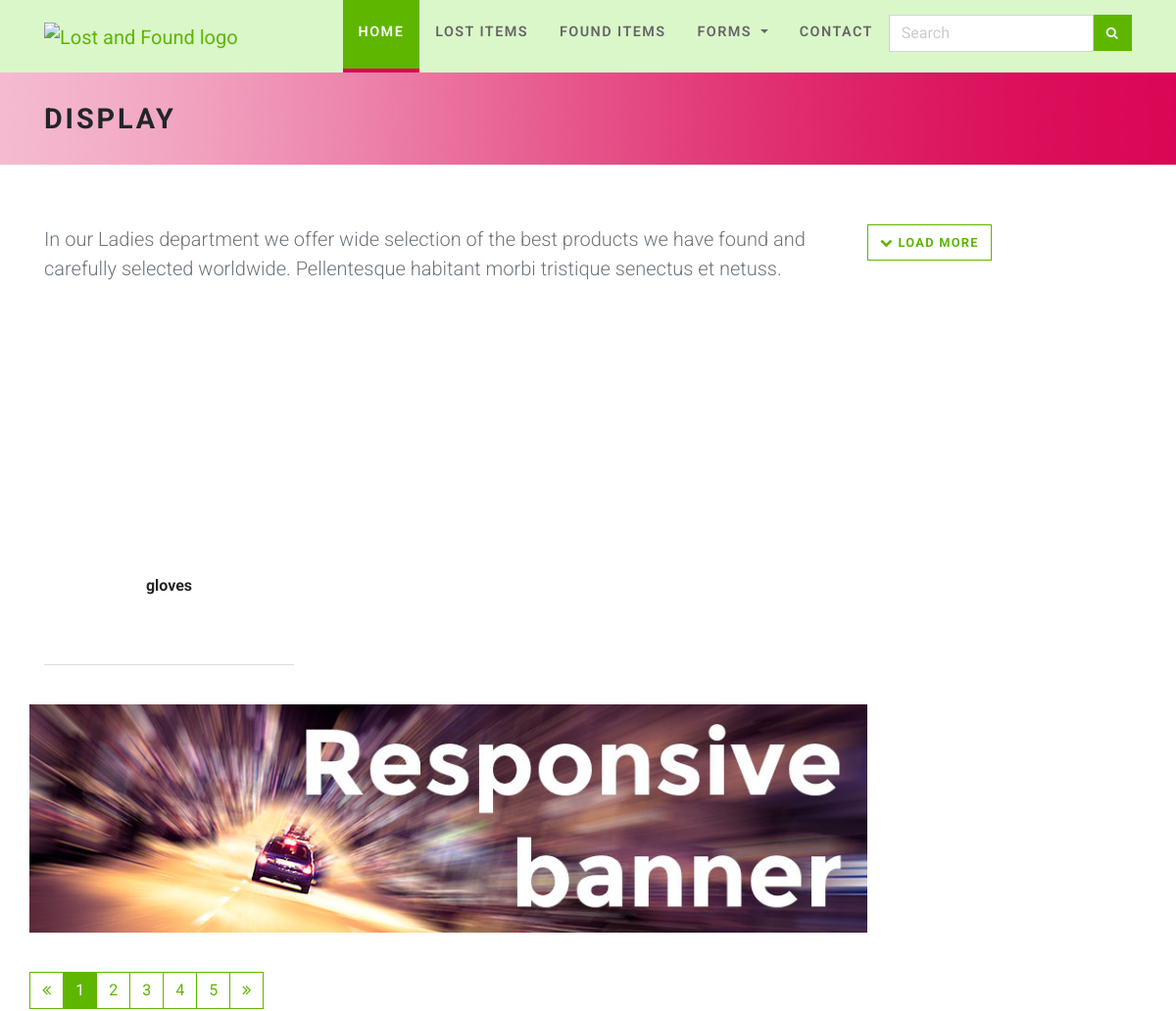
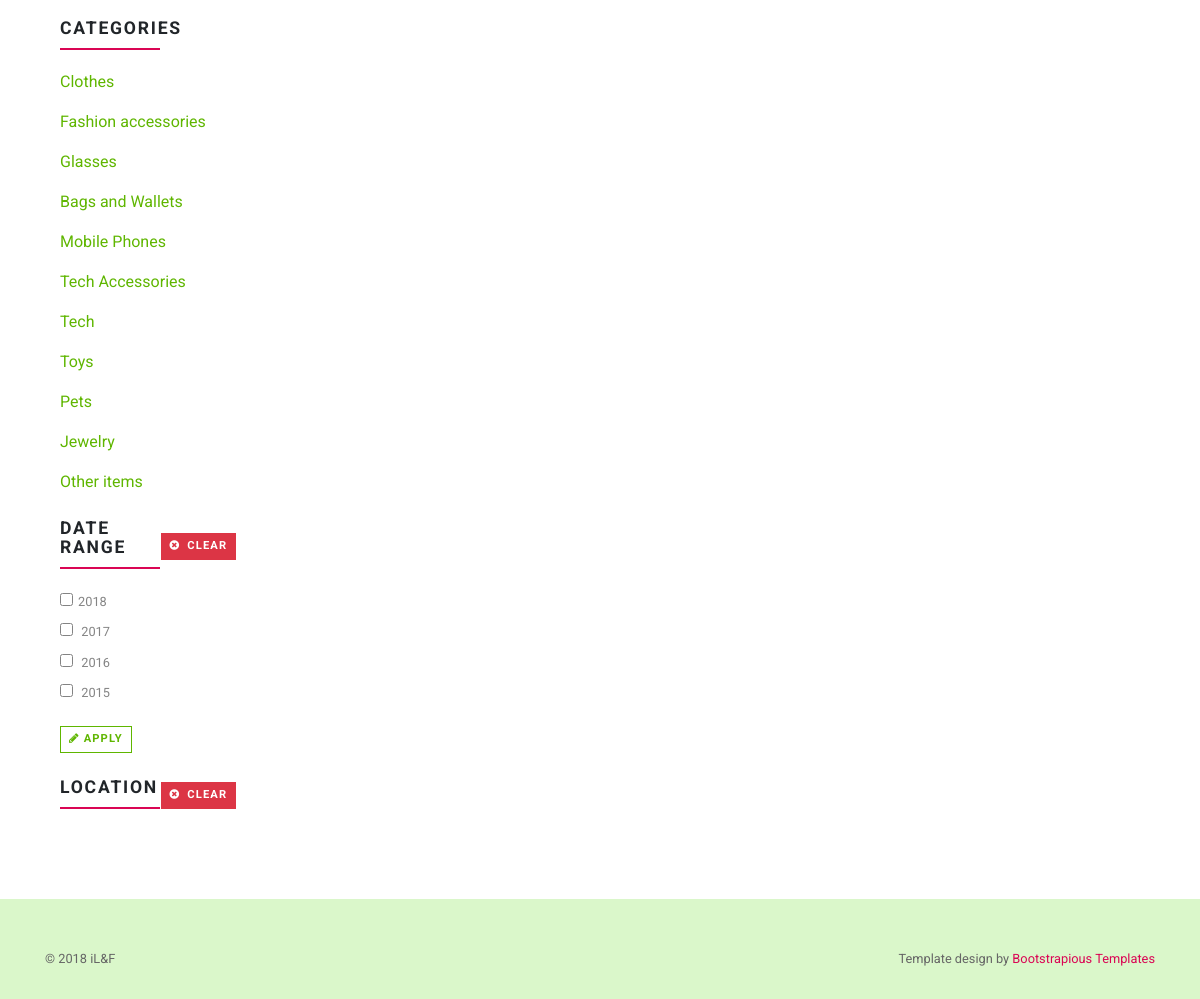
/distribution/display.php, run on the app's committed database (2 pictures, top to bottom).
### tables this page shows
CREATE TABLE `item` (
  `itemID` int(7) NOT NULL,
  `item_name` varchar(30) NOT NULL,
  `categoryID` int(11) NOT NULL,
  `brand` varchar(30) DEFAULT NULL,
  `description` text,
  `weight` decimal(6,2) DEFAULT NULL,
  `height` decimal(6,2) DEFAULT NULL,
  `width` decimal(6,2) DEFAULT NULL,
  `material` varchar(100) DEFAULT NULL,
  `size` varchar(4) DEFAULT NULL,
  `color` varchar(100) DEFAULT NULL,
  `item_picture` tinyblob,
  `status` enum('Found','Returned') DEFAULT NULL,
  `est_shipping_cost` decimal(6,2) DEFAULT NULL,
  `item_fate` enum('Keeping allowed','Return to administrator','Given to charities','Send item back to seeker') DEFAULT NULL,
  `lostID` int(11) DEFAULT NULL,
  `foundID` int(11) DEFAULT NULL,
  `adminID` int(11) NOT NULL
);

CREATE TABLE `categories` (
  `categoryID` int(11) NOT NULL,
  `Cat_name` varchar(20) NOT NULL
);

### distribution/display.php (the view, shortened to what this page needs)
 <div id="heading-breadcrumbs">
   <div class="container">
     <div class="row d-flex align-items-center flex-wrap">
       <div class="col-md-7">
         <h1 class="h2">Display</h1>
       </div>
     </div>
   </div>
 </div>
 <div id="content">
   <div class="container">
     <div class="row bar">
       <div class="col-md-9">
         <p class="text-muted lead">In our Ladies department we offer wide selection of the best products we have found and carefully selected worldwide. Pellentesque habitant morbi tristique senectus et netuss.</p>
         <div class="row products products-big">
           <div class="col-lg-4 col-md-6">
             <div class="product">
               <?php include('db.php');
if(isset($_GET['catid']))
{
$q = "SELECT * FROM `item` WHERE `status`='Found' and categoryID='". $_GET['catid']."'";
}
else
{
$q = "SELECT * FROM `item` WHERE `status`='Found'";
}
$res = $conn->query($q);
while($rec = mysqli_fetch_assoc($res))
{
               echo "<div class='image'>";
	echo "</div>";
                  echo "<div class='text'>";
       echo "<h3 class='h5'>";
 echo $rec['item_name'];
 echo  "</h3>";
             echo "</div>";
             	}
 ?>
          </div>
          </div>
         <div class="row">
           <div class="col-md-12 banner mb-small"><a href="#"><img src="img/banner2.jpg" alt="" class="img-fluid"></a></div>
         </div>
         <div class="pages">
           <nav aria-label="Page navigation example" class="d-flex justify-content-center">
             <ul class="pagination">
               <li class="page-item"><a href="#" class="page-link"> <i class="fa fa-angle-double-left"></i></a></li>
               <li class="page-item active"><a href="#" class="page-link">1</a></li>
               <li class="page-item"><a href="#" class="page-link">2</a></li>
               <li class="page-item"><a href="#" class="page-link">3</a></li>
               <li class="page-item"><a href="#" class="page-link">4</a></li>
               <li class="page-item"><a href="#" class="page-link">5</a></li>
               <li class="page-item"><a href="#" class="page-link"><i class="fa fa-angle-double-right"></i></a></li>
             </ul>
           </nav>
         </div>
       </div>
       <div class="col-md-3">
         <div class="panel panel-default sidebar-menu">
           <div class="panel-heading">
             <h3 class="h4 panel-title">Categories</h3>
           </div>
           <div class="panel-body">
     <?php $cq = "SELECT * FROM categories";
$rescat = $conn->query($cq);
while($reccat = mysqli_fetch_assoc($rescat))
{
	?>
               <div class="form-group">
               <a href="display.php?catid=<?php echo $reccat['categoryID']?>"><?php echo $reccat['Cat_name'] ?></a>
                </div>
                  <?php } ?>
             </div>
         </div>
         <div class="panel panel-default sidebar-menu">
           <div class="panel-heading d-flex align-items-center justify-content-between">
             <h3 class="h4 panel-title">Date Range</h3><a href="#" class="btn btn-sm btn-danger"><i class="fa fa-times-circle"></i><span class="d-none d-md-inline-block">Clear</span></a>
           </div>
           <div class="panel-body">
             <form>
               <div class="form-group">
                 <div class="checkbox">
                   <label>
                     <input type="checkbox">2018
                   </label>
                 </div>
                 <div class="checkbox">
                   <label>
                     <input type="checkbox"> 2017
                   </label>
                 </div>
                 <div class="checkbox">
                   <label>
                     <input type="checkbox"> 2016
                   </label>
                 </div>
                 <div class="checkbox">
                   <label>
                     <input type="checkbox"> 2015
                   </label>
                 </div>
               </div>
               <button class="btn btn-sm btn-template-outlined"><i class="fa fa-pencil"></i> Apply</button>
             </form>
           </div>
         </div>
         <div class="panel panel-default sidebar-menu">
           <div class="panel-heading d-flex align-items-center justify-content-between">
             <h3 class="h4 panel-title">Location</h3><a href="#" class="btn btn-sm btn-danger"><i class="fa fa-times-circle"></i><span class="d-none d-md-inline-block">Clear</span></a>
           </div>
         </div>
     </div>
   </div>
     <p class="loadMore text-center"><a href="#" class="btn btn-template-outlined"><i class="fa fa-chevron-down"></i> Load more</a></p>
 </div>
 </div>

### data on the page
item: item_name "gloves"
categories: Cat_name "Clothes"
categories: Cat_name "Fashion accessories"
categories: Cat_name "Glasses"
categories: Cat_name "Bags and Wallets"
categories: Cat_name "Mobile Phones"
categories: Cat_name "Tech Accessories"
categories: Cat_name "Tech"
categories: Cat_name "Toys"
categories: Cat_name "Pets"
categories: Cat_name "Jewelry"
categories: Cat_name "Other items"
